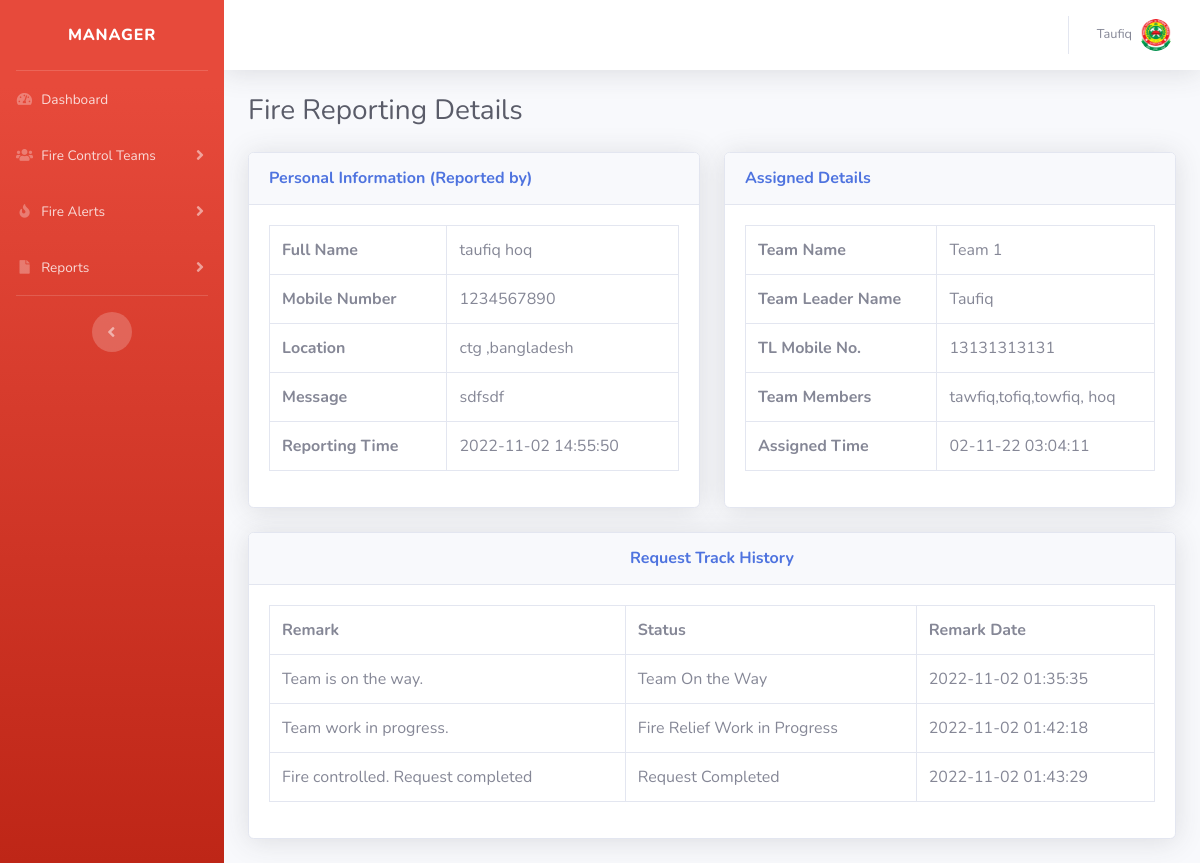
Screenshot of /admin/request-details2.php?requestid=1 (signed in) with the database file from the repository.
### tables this page shows
CREATE TABLE `tblmanager` (
  `ManagerID` int(11) NOT NULL,
  `ManagerName` varchar(50) NOT NULL,
  `ManagerUsername` varchar(200) NOT NULL,
  `ManagerContact` varchar(12) NOT NULL,
  `ManagerEmail` varchar(100) NOT NULL,
  `ManagerPass` varchar(100) NOT NULL,
  `isActive` int(1) DEFAULT NULL
);

CREATE TABLE `tblsite` (
  `id` int(11) NOT NULL,
  `siteTitle` varchar(255) DEFAULT NULL,
  `siteLogo` varchar(255) DEFAULT NULL,
  `sitephone` varchar(11) DEFAULT NULL
);

CREATE TABLE `tblfirereport` (
  `id` int(11) NOT NULL,
  `fullName` varchar(255) DEFAULT NULL,
  `mobileNumber` bigint(12) DEFAULT NULL,
  `location` mediumtext DEFAULT NULL,
  `messgae` mediumtext DEFAULT NULL,
  `assignTo` int(11) DEFAULT NULL,
  `status` varchar(120) DEFAULT NULL,
  `postingDate` timestamp NULL DEFAULT current_timestamp(),
  `assignTime` varchar(255) DEFAULT NULL,
  `assignTme` varchar(255) NOT NULL
);

CREATE TABLE `tblteams` (
  `id` int(11) NOT NULL,
  `teamName` varchar(255) DEFAULT NULL,
  `teamLeaderName` varchar(255) DEFAULT NULL,
  `teamLeadMobno` bigint(12) DEFAULT NULL,
  `teamMembers` mediumtext DEFAULT NULL,
  `postingDate` timestamp NULL DEFAULT current_timestamp()
);

CREATE TABLE `tblfiretequesthistory` (
  `id` int(11) NOT NULL,
  `requestId` int(11) DEFAULT NULL,
  `status` varchar(120) DEFAULT NULL,
  `remark` mediumtext DEFAULT NULL,
  `postingDate` timestamp NOT NULL DEFAULT current_timestamp()
);

### admin/request-details2.php (the view, shortened to what this page needs)
<?php session_start();
include_once('includes/config.php');
if (strlen($_SESSION['aaid']==0)) {
  header('location:logout.php');
  } else{
?>
<!DOCTYPE html>
<html lang="en">
<head>
    <link href="vendor/fontawesome-free/css/all.min.css" rel="stylesheet" type="text/css">
    <link href="css/sb-admin-2.min.css" rel="stylesheet">
</head>
<body id="page-top">
    <div id="wrapper">
<?php include_once('includes/sidebar2.php');?>
        <div id="content-wrapper" class="d-flex flex-column">
            <div id="content">
          <?php include_once('includes/topbar2.php');?>
                <div class="container-fluid">
                    <h1 class="h3 mb-4 text-gray-800">Fire Reporting Details</h1>
     <form method="post"  name="adminprofile" >
  <div class="row">
                        <div class="col-lg-6">
                            <div class="card shadow mb-4">
                                <div class="card-header py-3">
                                    <h6 class="m-0 font-weight-bold text-primary">Personal Information (Reported by)</h6>
                                </div>
                                <div class="card-body">
<?php $rid=$_GET['requestid'];
$query=mysqli_query($con,"select * from tblfirereport where id='$rid'");
while($row=mysqli_fetch_array($query)){
?>
 <table class="table table-bordered"  width="100%" cellspacing="0">
    <tr>
    <th>Full Name</th>
    <td><?php echo $row['fullName'];?></td>
    </tr>
     <tr>
    <th>Mobile Number</th>
    <td><?php echo $row['mobileNumber'];?></td>
    </tr>
     <tr>
    <th>Location</th>
    <td><?php echo $row['location'];?></td>
    </tr>
     <tr>
    <th>Message</th>
    <td><?php echo $row['messgae'];?></td>
    </tr>
     <tr>
    <th>Reporting Time</th>
    <td><?php echo $row['postingDate'];?></td>
    </tr>
 </table>
<?php } ?>
                                </div>
                            </div>
                        </div>
                        <div class="col-lg-6">
                            <div class="card shadow mb-4">
                                <div class="card-header py-3">
                                    <h6 class="m-0 font-weight-bold text-primary">Assigned Details</h6>
                                </div>
                                <div class="card-body">
<?php $query=mysqli_query($con,"select * from tblfirereport
join tblteams on tblteams.id=tblfirereport.assignTo
    where tblfirereport.id='$rid'");
$count=mysqli_num_rows($query);
if($count>0){
while($row=mysqli_fetch_array($query)){ ?>
 <table class="table table-bordered"  width="100%" cellspacing="0">
    <tr>
    <th>Team Name</th>
    <td><?php echo $row['teamName'];?></td>
    </tr>
    <tr>
    <th>Team Leader Name</th>
    <td><?php echo $row['teamLeaderName'];?></td>
    </tr>
    <tr>
    <th>TL Mobile No.</th>
    <td><?php echo $row['teamLeadMobno'];?></td>
    </tr>
 <tr>
    <th>Team Members</th>
    <td><?php echo $row['teamMembers'];?></td>
    </tr>
     <tr>
    <th>Assigned Time</th>
    <td><?php echo $row['assignTme'];?></td>
    </tr>
</table>
<?php } }  else {?>
<h4  style="color:red;" align="center">Not Assigned Yet</h4>
<?php } ?>
                                </div>
                            </div>
                        </div>
                    </div>
<?php
$ret=mysqli_query($con,"select * from tblfiretequesthistory where requestId='$rid'");
$num=mysqli_num_rows($ret);
?>
<div class="row">
                         <div class="col-lg-12">
                            <div class="card shadow mb-4">
                                <div class="card-header py-3">
                                    <h6 class="m-0 font-weight-bold text-primary" align="center">Request  Track History</h6>
                                </div>
                                <div class="card-body">
<?php if($num>0){
?>
 <table class="table table-bordered"  width="100%" cellspacing="0">
<tr>
    <th>Remark</th>
    <th>Status</th>
    <th>Remark Date</th>
<?php while($result=mysqli_fetch_array($ret)){?>
</tr>
    <tr>
    <td><?php echo $result['remark'];?></td>
    <td><?php echo $result['status'];?></td>
    <td><?php echo $result['postingDate'];?></td>
    </tr>
<?php }  ?>
</table>
         <?php
     } else { ?>
<h4 align="center" style="color:red"> No Tracking history found </h4>
         <?php } ?>
                                </div>
                            </div>
                        </div>
                    </div>
</form>
                </div>
            </div>
        </div>
    </div>
</body>
</html>
<?php } ?>

### admin/includes/topbar2.php (shortened to what this page needs)
<nav class="navbar navbar-expand navbar-light bg-white topbar mb-4 static-top shadow">
<?php if($_SESSION['aaid']):?>
<ul class="navbar-nav ml-auto">
    <li class="nav-item dropdown no-arrow">
        <a class="nav-link dropdown-toggle" href="#" id="userDropdown" role="button"
            data-toggle="dropdown" aria-haspopup="true" aria-expanded="false">
<?php
$adid=$_SESSION['aaid'];
$ret1=mysqli_query($con,"select ManagerUsername from tblmanager where ManagerID='$adid'");
while($row1=mysqli_fetch_array($ret1)){
?>
            <span class="mr-2 d-none d-lg-inline text-gray-600 small"><?php  echo $row1['ManagerUsername'];?></span>
       <?php } ?>
            <img class="img-profile rounded-circle"
                src="uploadeddata/<?php echo $logo;?>">
        </a>
    </li>
</ul>
<?php endif;?>
</nav>

### rows the page displays
tblmanager: ManagerUsername "Taufiq"
tblsite: siteLogo (picture)
tblfirereport: fullName "taufiq hoq", mobileNumber "1234567890", location "ctg ,bangladesh", messgae "sdfsdf", postingDate "2022-11-02 14:55:50", tblteams.teamName "Team 1", tblteams.teamLeaderName "Taufiq", tblteams.teamLeadMobno "13131313131", tblteams.teamMembers "tawfiq,tofiq,towfiq, hoq", assignTme "02-11-22 03:04:11"
tblfiretequesthistory: remark "Team is on the way.", status "Team On the Way", postingDate "2022-11-02 01:35:35"
tblfiretequesthistory: remark "Team work in progress.", status "Fire Relief Work in Progress", postingDate "2022-11-02 01:42:18"
tblfiretequesthistory: remark "Fire controlled. Request completed", status "Request Completed", postingDate "2022-11-02 01:43:29"
